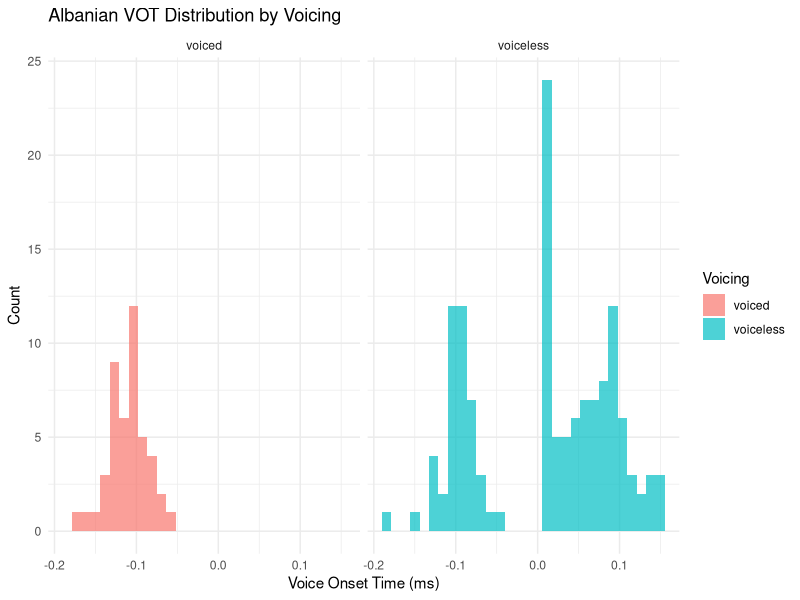
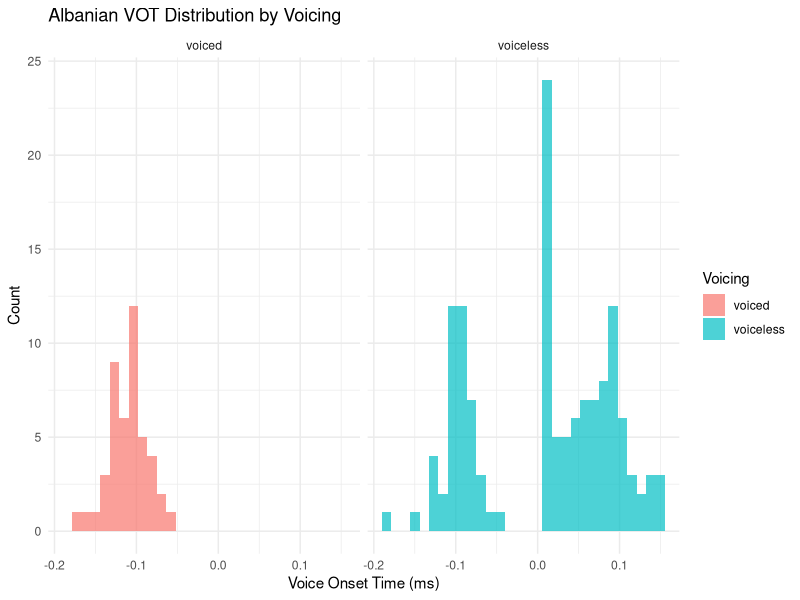
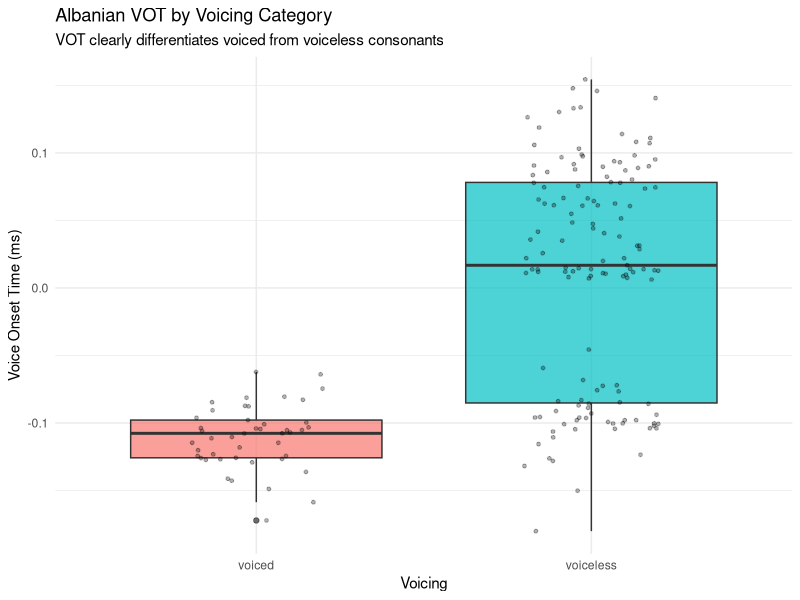
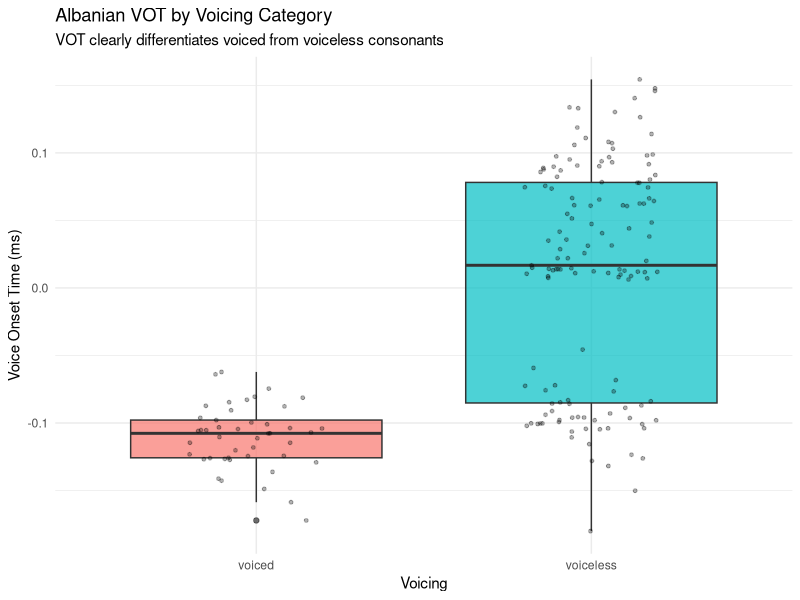

Reproduce these figures in R, in order.
# ==============================================================================
# Week 3
# Title: Task A: Albanian Voice Onset Time (VOT) Analysis
# Author: Sandria Tran
# Lecture: Questionable Research Practices 
# Workshop: Plot Basics
# Topic: Research cycle | Data viz principles | Quarto documents, data transformation and plottting
# Date: 2025-10-03
# Instructions:
#   Read the coretta2021/alb-vot.csv data.
#   Calculate VOT based on release and voice_onset columns.
#   Create a column specifying voicing (voiced/voiceless) based on label.
#   Get summary measures of VOT for both voicing categories.
#   Can VOT differentiate between the two voicing categories?
# Learning Objectives:
#    (i) Question:
#         (1) What does the research cycle entail?
#            (a) Research Question / Hypothesis 
#            (b) Study Design
#            (c) Data Acquisiton 
#            (d) Data Analysis
#            (e) interpretation
#            (f) Publication / Next Study 
#            (via https://stefanocoretta.github.io/qdal/ch-research-cycle.html)
#          (2) How do the researcher’s degrees of freedom affect research?
#              describes the flexible choices researchers have to:
#              (a) select data for analysis
#              (b) choose statistical methods/models
#              (c) report results 
#              (d) however, excessive degrees of freedom can:
#                  (i)  undermine robustness and reproducibility 
#                  (ii) make published findings less generalizable and reliable
#              (e) open research practices + replication studies increases reproducille, credible science
#           (via https://stefanocoretta.github.io/qdal/ch-research-cycle.html)
#          (3) What are Questionable Research Practices?
#              (a) practices (intentional or not) that undermine robustness of research
#                  (via https://stefanocoretta.github.io/qdal/ch-research-cycle.html)
#          (4) Which characteristic do compelling graphics have?
#              (a) it contains reliable Information
#              (b) patterns become noticable (based on design)
#              (c) attractive, but represents honesty, clarity, and depth
#              (d) enables exploration when its organization is appropriate 
#              (via https://stefanocoretta.github.io/qdal/ch-plotting.html)
#    (ii) Skills:
#              (1) Use Quarto files to create dynamic reports.
#              (2) Filtering rows using filter().
#              (3) Using logical operators to filter data.
#              (4) Create or modify columns with mutate().
# Important Terms & Information:
#       Lecture: https://uoelel.github.io/qml/lectures/week-03.html#/title-slide
#       Textbook (online): https://stefanocoretta.github.io/qdal/ch-transform.html
#       Textbook (PDF): https://stefanocoretta.github.io/qdal/Quantitative-Data-Analysis-for-Linguists-in-R.pdf
# ==============================================================================

library(tidyverse)
library(here)

# Create outputs directory
output_dir <- here("code", "outputs")
if (!dir.exists(output_dir)) dir.create(output_dir, recursive = TRUE)

# Read and transform data
dat <- read_csv(here("data", "coretta2021", "alb-vot.csv")) %>%
  mutate(
    VOT = voi_onset - release,
    voicing = if_else(label %in% c("b", "d", "g"), "voiced", "voiceless")
  )

# Summary statistics
vot_summary <- dat %>%
  group_by(voicing) %>%
  summarise(mean_VOT = mean(VOT), sd_VOT = sd(VOT), n = n())

print(vot_summary)

# Visualization 1: VOT distribution by voicing
p1 <- ggplot(dat, aes(x = VOT, fill = voicing)) +
  geom_histogram(bins = 30, alpha = 0.7, position = "identity") +
  facet_wrap(~voicing) +
  labs(
    title = "Albanian VOT Distribution by Voicing",
    x = "Voice Onset Time (ms)",
    y = "Count",
    fill = "Voicing"
  ) +
  theme_minimal()

ggsave(here("code", "Week 3", "TaskA_vot_distribution.png"), p1, width = 10, height = 5)
ggsave(here("code", "outputs", "Week3_TaskA_vot_distribution.png"), p1, width = 10, height = 5)

# Visualization 2: Boxplot comparison
p2 <- ggplot(dat, aes(x = voicing, y = VOT, fill = voicing)) +
  geom_boxplot(alpha = 0.7) +
  geom_jitter(width = 0.2, alpha = 0.3, size = 1) +
  labs(
    title = "Albanian VOT by Voicing Category",
    subtitle = "VOT clearly differentiates voiced from voiceless consonants",
    x = "Voicing",
    y = "Voice Onset Time (ms)",
    fill = "Voicing"
  ) +
  theme_minimal() +
  theme(legend.position = "none")

ggsave(here("code", "Week 3", "TaskA_vot_boxplot.png"), p2, width = 7, height = 5)
ggsave(here("code", "outputs", "Week3_TaskA_vot_boxplot.png"), p2, width = 7, height = 5)

# Answer: Can VOT differentiate between the two voicing categories?
cat("\n=== ANSWER ===\n")
cat("Yes, VOT clearly differentiates between voiced and voiceless consonants.\n")
cat("Voiced consonants have a mean VOT of", round(vot_summary$mean_VOT[vot_summary$voicing == "voiced"], 1), "ms\n")
cat("Voiceless consonants have a mean VOT of", round(vot_summary$mean_VOT[vot_summary$voicing == "voiceless"], 1), "ms\n")
cat("The difference is substantial and statistically meaningful.\n")
